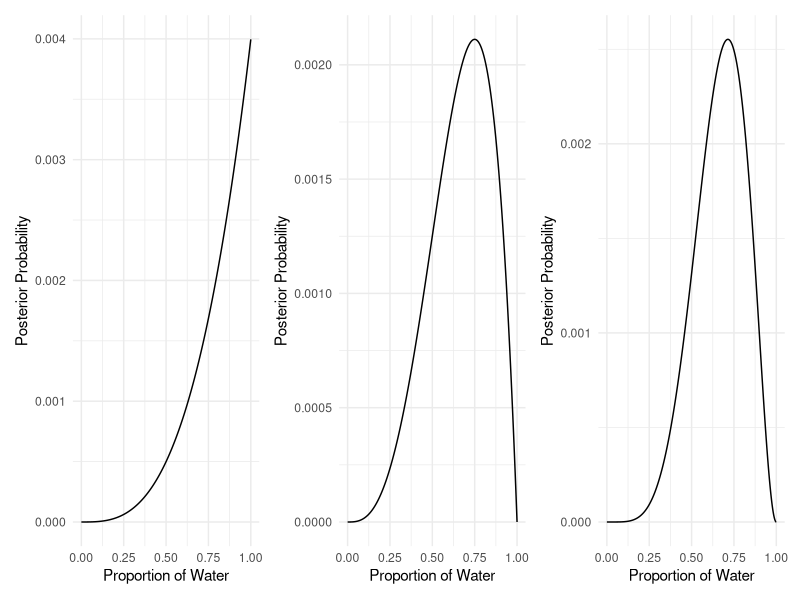
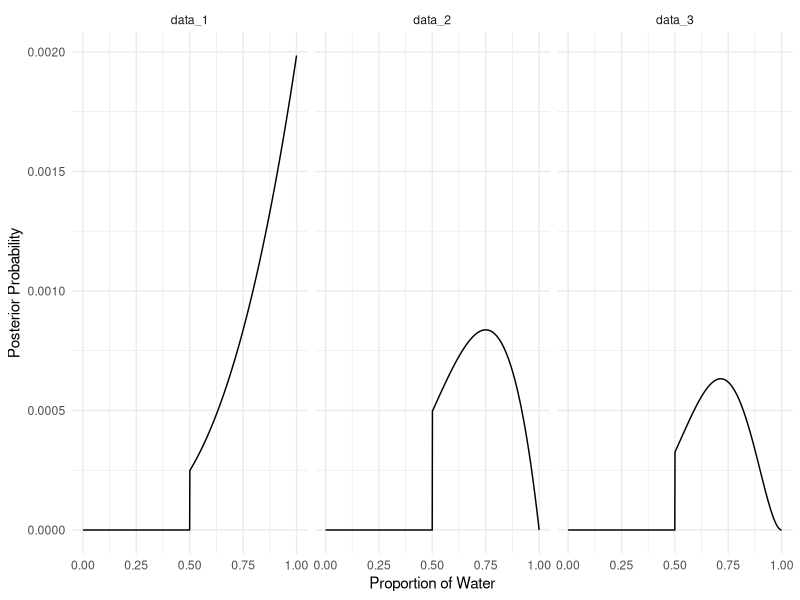

Write R code to recreate these figures, in order.
## ---- chunk 1
library(tidyverse)
library(patchwork)
## ---- chunk 2

data_1 <- c("W", "W", "W")
data_2 <- c("W", "W", "W", "L")
data_3 <- c("L", "W", "W", "L", "W", "W", "W")
data_lst <- list(data_1, data_2, data_3)
names(data_lst) <- c("data_1", "data_2", "data_3")
## ---- chunk 3
# define grid same for all
p_grid <- seq(from = 0, to = 1, length.out = 1000)

# define prior same for all
prob_p <- rep(1, 1000)

#compute posterior 

posterior <- function(data, p_grid, prob_p, plot = TRUE) {
  
# compute likelihood at each value in grid
prob_data <- dbinom( 
  sum(data == "W"), 
  size=length(data) , 
  prob=p_grid )
# compute product of likelihood and prior
posterior <- prob_data * prob_p
# standardize the posterior, so it sums to 1
posterior <- posterior / sum(posterior)

data_for_plot <- data.frame(param = p_grid, posterior = posterior)

if (plot) {
 p <-  ggplot(data_for_plot) + 
   aes(x = param, y = posterior ) + 
   geom_line() +
   labs(x = "Proportion of Water", y = "Posterior Probability") + 
   theme_minimal()
 p
} else {
  posterior
}

}


plots <- lapply(data_lst, posterior, p_grid, prob_p)

plots[[1]]+ plots[[2]]+ plots[[3]]

## ---- chunk 4
data_for_plots <-
  tibble(p_grid = seq(from = 0, to = 1, length.out = 1000)) %>%     
  mutate(prior = if_else(p_grid < 0.5, 0, 1)) %>% 
  mutate(data_1 = dbinom(sum(data_1 == "W"), size=length(data_1), prob = p_grid)) %>%
  mutate(data_2 = dbinom(sum(data_2 == "W"), size=length(data_2), prob = p_grid)) %>%
  mutate(data_3 = dbinom(sum(data_3 == "W"), size=length(data_3), prob = p_grid)) %>%
  pivot_longer(
    cols = starts_with("data"),
    names_to = "data",
    values_to = "observations"
  ) %>% 
  mutate(unstd_posterior = observations * prior) %>%           
  mutate(posterior = unstd_posterior / sum(unstd_posterior))



ggplot(data_for_plots) +
  aes(x = p_grid, y = posterior) +
  geom_line() +
  labs(x = "Proportion of Water", y = "Posterior Probability") +  
  theme_minimal() +
  facet_wrap(vars(data), nrow = 1)

## ---- chunk 5
pr_earth_given_land <- 0.3 * 0.5 / (0.3 * 0.5 + 1 * 0.5)

pr_earth_given_land
## ---- chunk 6
bb_ways <- 2
wb_ways <- 1
ww_ways <- 0
data <- c(bb_ways, wb_ways, ww_ways)
prior <- c(1, 1, 1)
posterior <- prior * data
posterior <- posterior / sum(posterior)
posterior[1] == 2 / 3
## ---- chunk 7
bb_ways <- 2
wb_ways <- 1
ww_ways <- 0
data <- c(bb_ways, wb_ways, ww_ways)
prior <- c(2, 1, 1)
posterior <- prior * data
posterior <- posterior / sum(posterior)

posterior[1]
## ---- chunk 8
bb_ways <- 2
wb_ways <- 1
ww_ways <- 0
data <- c(bb_ways, wb_ways, ww_ways)
prior <- c(1, 2, 3)
posterior <- prior * data
posterior <- posterior / sum(posterior)

posterior[1] == 0.5
## ---- chunk 9
bb_ways <- 2*3
wb_ways <- 1*2
ww_ways <- 0*1
data <- c(bb_ways, wb_ways, ww_ways)
prior <- c(1, 1, 1)
posterior <- prior * data
posterior <- posterior / sum(posterior)

posterior[1] == 0.75
## ---- chunk 10
pr_twins <- 0.1 * 0.5 + 0.2 * 0.5

pr_twins1_and_twins2 <- 0.1 * 0.1 * 0.5 + 0.2 * 0.2 * 0.5 

pr_twins_2_given_twins1 <- pr_twins1_and_twins2 / pr_twins

pr_twins_2_given_twins1
## ---- chunk 11
pr_twins_given_a = 0.1 * 0.5 / pr_twins

pr_twins_given_a
## ---- chunk 12
p_twins_A <- 0.1
p_twins_B <- 0.2
data_twins <- c(p_twins_A, p_twins_B)
prior <- c(1, 1)
posterior <- prior * data_twins
posterior_2H2 <- posterior / sum(posterior)
names(posterior_2H2) = c("pr_A_twins", "pr_B_twins")
posterior_2H2
## ---- chunk 13
data_single <- c(1 - p_twins_A, 1 - p_twins_B)
prior_2H3 <- posterior_2H2
posterior <- prior_2H3 * data_single
posterior_2H3 <- posterior / sum(posterior)
names(posterior_2H3) = c("pr_A_single", "pr_B_single")
posterior_2H3
## ---- chunk 14
test_correct_A <- 0.8
test_correct_B <- 0.35
data <- c(test_correct_A, test_correct_B)
prior <- c(1, 1)
posterior <- prior * data
posterior_2H4 <- posterior / sum(posterior)
names(posterior_2H4) = c("panda_is_A", "panda_is_B")
posterior_2H4

## ---- chunk 15
prior <- posterior_2H3
posterior <- prior * data
posterior_2H4_2 <- posterior / sum(posterior)
names(posterior_2H4_2) = c("panda_is_A", "panda_is_B")
posterior_2H4_2
